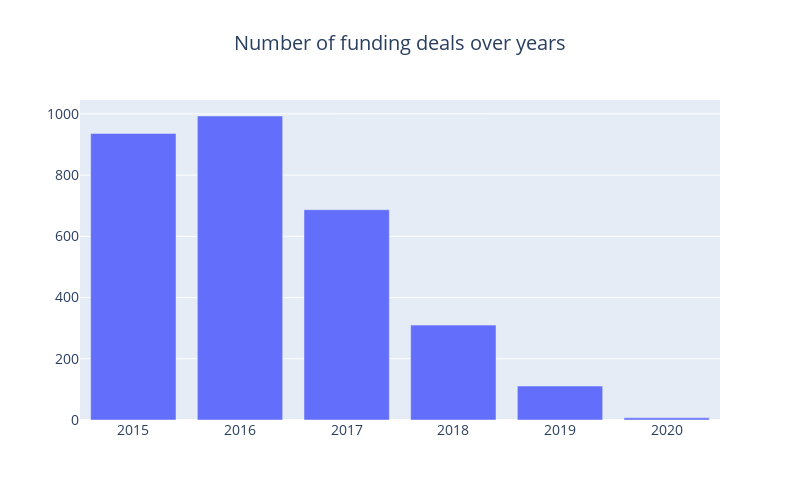

Here is the notebook cell this chart was saved with:
### Markdown cell above
### Can we get an overview of the number of fundings that has changed over time?

### Code cell
# Getting the number of fundings according to year
cnt_srs = df["year"].value_counts()
# sorting the years in ascending order
cnt_srs = cnt_srs.sort_index()
# setting uo the bar graph
trace = go.Bar(
    x=cnt_srs.index,
    y=cnt_srs.values,
    
)
# setting the layout
layout = go.Layout(
    title=go.layout.Title(
        text="Number of funding deals over years",
        x=0.5
    ),
    font=dict(size=14),
    width=800,
    height=500,
)

data = [trace]
fig = go.Figure(data=data, layout=layout)
py.iplot(fig, filename="funding")

### Figure 1 — Plotly figure (JSON) as saved in the notebook; plotly's stock layout.template omitted (floating-point values rounded to 4 significant figures)
{"data": [{"type": "bar", "x": [2015, 2016, 2017, 2018, 2019, 2020], "y": [936, 993, 687, 310, 111, 7]}], "layout": {"font": {"size": 14}, "height": 500, "title": {"text": "Number of funding deals over years", "x": 0.5}, "width": 800}}
